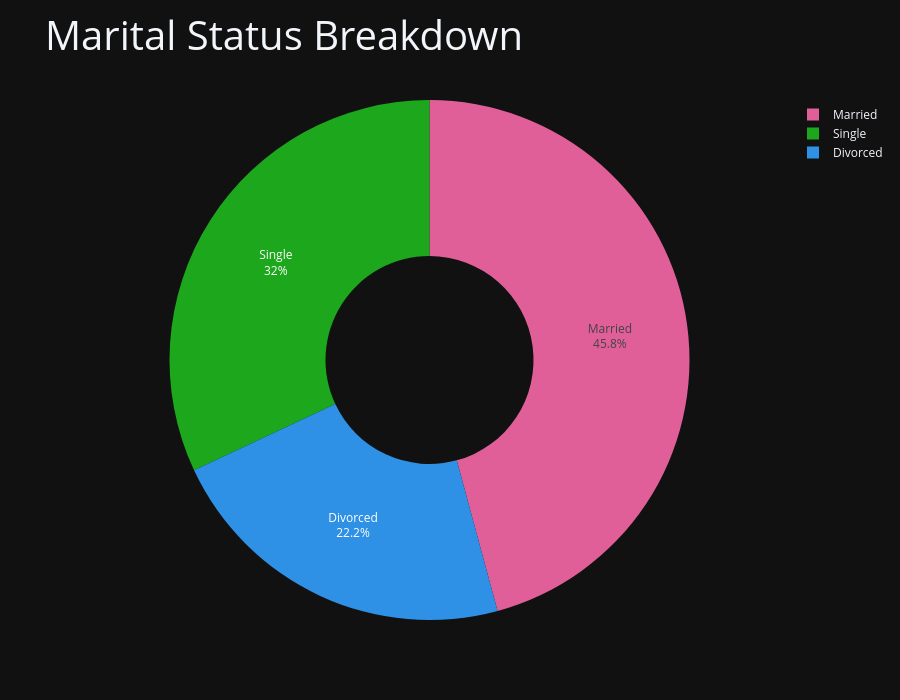

Notebook cell for this chart:
### Code cell
marital_count=df.groupby("MaritalStatus").size().reset_index(name="Count")
fig=px.pie(
    marital_count,
    names="MaritalStatus",
    values="Count",
    title="Marital Status Breakdown",
    color="MaritalStatus",
    color_discrete_sequence=px.colors.qualitative.Dark24,
)
fig.update_traces(
    textinfo="label+percent",
    hole=0.4
)
fig.update_layout(
    title_font_size=40,
    height=700,
    width=900,
    template="plotly_dark"



)

### Figure 1 — Plotly figure (JSON) as saved in the notebook; plotly's stock layout.template omitted (floating-point values rounded to 4 significant figures)
{"data": [{"customdata": [["Divorced"], ["Married"], ["Single"]], "domain": {"x": [0, 1], "y": [0, 1]}, "hole": 0.4, "hovertemplate": "MaritalStatus=%{customdata[0]}<br>Count=%{value}<extra></extra>", "labels": ["Divorced", "Married", "Single"], "legendgroup": "", "marker": {"colors": ["#2E91E5", "#E15F99", "#1CA71C"]}, "name": "", "showlegend": true, "textinfo": "label+percent", "type": "pie", "values": [327, 673, 470]}], "layout": {"height": 700, "legend": {"tracegroupgap": 0}, "piecolorway": ["#2E91E5", "#E15F99", "#1CA71C", "#FB0D0D", "#DA16FF", "#222A2A", "#B68100", "#750D86", "#EB663B", "#511CFB", "#00A08B", "#FB00D1", "#FC0080", "#B2828D", "#6C7C32", "#778AAE", "#862A16", "#A777F1", "#620042", "#1616A7", "#DA60CA", "#6C4516", "#0D2A63", "#AF0038"], "title": {"font": {"size": 40}, "text": "Marital Status Breakdown"}, "width": 900}}
